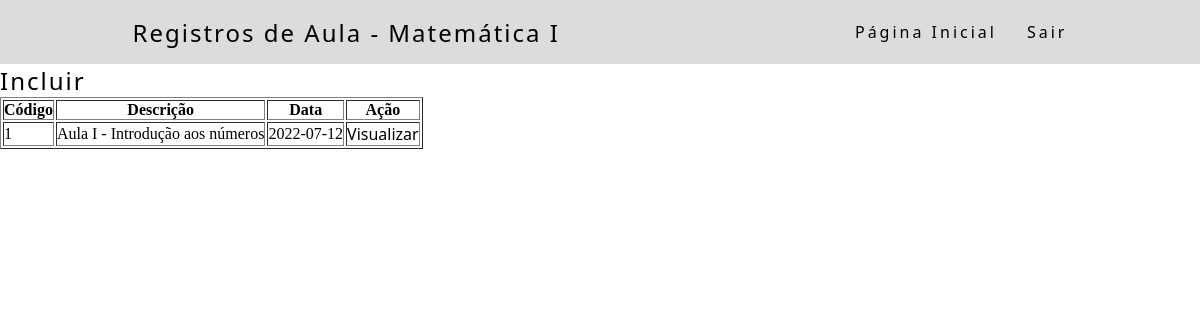
Page /consultaRegistroAula.php?c_codigo=1 (signed in) on the committed database.
### tables this page shows
CREATE TABLE TBRegistroAula (
	RAUCodigo    INTEGER      NOT NULL AUTO_INCREMENT, 
    RAUDescricao VARCHAR(500) NOT NULL,
    RAUData      DATE         NOT NULL,
    RAUPresenca  JSON                 ,
    RAUQtdAulas  INTEGER      NOT NULL,
    SALCodigo    INTEGER      NOT NULL,
    PROCodigo 	 BIGINT 	          ,
    PRIMARY KEY (RAUCodigo),
    FOREIGN KEY (SALCodigo) REFERENCES TBSalaVirtual(SALCodigo),
    FOREIGN KEY (PROCodigo) REFERENCES TBSalaVirtualProfessor(PROCodigo)
);

### consultaRegistroAula.php (the view, shortened to what the rows shown need)
<!DOCTYPE html>
<?php
    require_once('autoload.php');
    $chaveSalaVirtual = isset($_GET['c_codigo']) ? $_GET['c_codigo'] : (isset($_GET['c_SalaVirtual_codigo']) ? $_GET['c_SalaVirtual_codigo']: $_GET['codigoSalaVirtual']);
?>
<html lang="pt-br">
    <head>
        <?= TelaUtils::headPadraoPagina(); ?>
    </head>
    <body>
        <?php
        $colunas = [
            ['codigo'      , 'Código'],
            ['descricao'   , 'Descrição'],
            ['data'        , 'Data']
        ];
        consulta('RegistroAula', $colunas, 'RegistroAula', ['codigoSalaVirtual='.$chaveSalaVirtual, 'c_SalaVirtual_codigo='.$chaveSalaVirtual]);
        ?>
    </body>
</html>

### acao/AcaoBase.class.php (shortened to what the rows shown need)
<?php
abstract class AcaoBase {
    protected $Dados;
    public function consulta(string $classe, array $consulta, string $tela = '', array $parametros = []) : string {
        $atributos = array_map(function($linha) {
            return $linha[0];
        }, $consulta);
        $dadosConsulta = $this->buscaDadosConsulta($atributos);
        return $this->montaConsulta($classe, $tela, $consulta, $dadosConsulta, $parametros);
    }
    protected function buscaDadosConsulta(array $atributos) : array {
        return $this->getDados()->query($atributos);
    }
    protected function montaConsulta(string $classe, string $tela, array $colunas, array $dados, array $parametros = []) : string{
        $tabela = '<table border="1">';
        $tabela .= $this->montaCabecalho($colunas);
        $tabela .= $this->montaLinhas($classe, $tela, $colunas, $dados, $parametros);
        $tabela .= '</table>';
        return $tabela;
    }
    protected function montaCabecalho(array $colunas): string {
        $cabecalho = '<tr>';
        $titulos = array_map(function($coluna) {
            return $coluna[1];
        }, $colunas);
        foreach ($titulos as $titulo) {
            $cabecalho .= '<th>'.$titulo.'</th>';
        }
        $cabecalho .= '<th>Ação</th>';
        $cabecalho .= '</tr>';
        return $cabecalho;
    }
    protected function montaLinhas(string $classe, string $tela, array $colunas, array $dadosLinhas, array $parametros = []) : string {
        $linhas = '';
        $atributos = array_map(function($coluna) {
            return $coluna[0];
        }, $colunas);
        foreach ($dadosLinhas as $linha) {
            $linhas .= $this->montaLinha($classe, $tela, $atributos, $linha, $parametros);
        }
        return $linhas;
    }
    protected function montaLinha(string $classe, string $tela, array $atributos, mixed $objetoLinha, array $parametros = []) : string {
        $linha = '<tr>';
        foreach ($atributos as $atributo) {
            $linha .= $this->montaColuna($this->getDados()->getValorModelo($objetoLinha, $atributo));
        }
        $linha .= $this->montaColuna($this->montaAcoesLinha($classe, $tela, $objetoLinha, $parametros));
        $linha .= '</tr>';
        return $linha;
    }
    protected function montaColuna(mixed $valor) : string {
        return '<td>'.$valor.'</td>';
    }
    protected function montaAcoesLinha(string $classe, string $tela, mixed $objetoLinha, array $parametros = []) : string {
        $valores = [];
        foreach ($this->getDados()->getChavesPrimarias() as $primaria) {
            $valores[] = 'c_'.$primaria->getAtributo().'='.$this->getDados()->getValorModelo($objetoLinha, $primaria->getAtributo());
        }
        $valores[] = $this->montaTelaConsultaRedirecionar($tela, $parametros);
        $valores[] = 'classeAcao='.$classe;
        $acoesLinha = '';
        foreach ($this->getAcoesConsulta() as $acao) {
            $acoesLinha .= $this->montaAcao($tela, $acao, $valores, $parametros);
        }
        return $acoesLinha;
    }
    protected function montaTelaConsultaRedirecionar(string $tela, array $parametros = []) {
        $parametroTela = 'tela=consulta'.ucfirst($tela).'.php';
        if (count($parametros) > 0) {
            $parametroTela .= '?'.implode('&', $parametros);
        }
        return $parametroTela;
    }
    protected function montaAcao(string $tela, string $acao, array $valores, array $parametros) : string {
        $arquivo = in_array($acao, self::ACOES_CAD) ? 'cad'.$tela.'.php' : 'acao.php';
        $action  = $arquivo.'?'.implode('&', $valores).'&'.implode('&', $parametros);
        $action .= '&acao='.$acao;
        return '<a href='.$action.'>'.self::NOME_ACAO[$acao].'</a><br>';
    }
    protected function getAcoesConsulta() : array {
        $acoes[] = self::ACAO_VISUALIZAR;
        return $acoes;
    }
    public function getDados() : DadosBase {
        return $this->Dados;
    }
    public function setDados(DadosBase $Dados) {
        $this->Dados = $Dados;
        return $this;
    }
    protected function getAcaoAlterar() {
        return null;
    }
    protected function getAcaoExcluir() {
        return null;
    }
}

### rows in the picture
tbregistroaula: RAUCodigo "1", RAUDescricao "Aula I - Introdução aos números", RAUData "2022-07-12", acao "Visualizar"

### other values in the picture
$titulo "Registros de Aula - Matemática I"
$titulo "Código"
$titulo "Descrição"
$titulo "Data"
